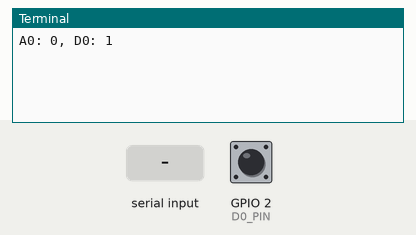
Recording of a program running on a simulated Raspberry Pi (BCM pin numbers). Shown: the last lines printed to the terminal. The inputs (shaded band) are chosen by the test bench; at power-on: GPIO 2 (D0_PIN) HIGH.

Above: at 1.2 s.
1.3 s: "5\n" received over the second serial link
At 2.5 s:
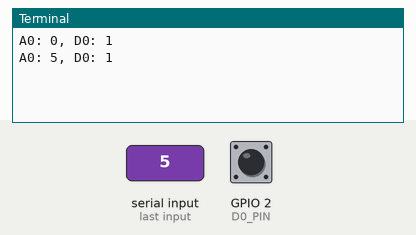
2.8 s: GPIO 2 (D0_PIN) pulled LOW for 1 s
At 3.8 s:
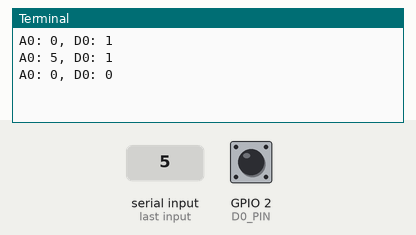
5.3 s: "90\n" received over the second serial link
At 6.5 s:
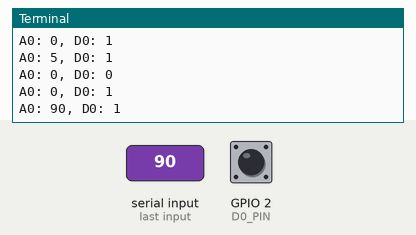
Timing chart, 0 to 8.3 s (numbered marks = the images above; inputs shaded):
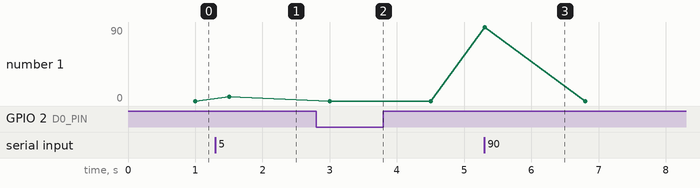

Measured:
- after the input at 1.3 s, the terminal: prints a new line after 0.20 s (image 1)
- after the input at 2.8 s, the terminal: prints a new line after 0.20 s (image 2)
- after the input at 5.3 s, the terminal: prints a new line at once (image 3)
- plotted number 1: 0 → 5 after the input at 1.3 s

The program:

main.py
```python
import RPi.GPIO as GPIO
import serial
import time

D0_PIN = 2
ser = serial.Serial("/dev/serial0", 115200, timeout=1)

GPIO.setmode(GPIO.BCM)
GPIO.setup(D0_PIN, GPIO.IN)

try:
    while True:
        line = ser.readline().decode("utf-8").strip()
        if line:
            A0 = int(line)
        else:
            A0 = 0
        print(f"A0: {A0}, D0: {GPIO.input(D0_PIN)}")
        time.sleep(0.5)
except KeyboardInterrupt:
    pass
finally:
    GPIO.cleanup()
```
